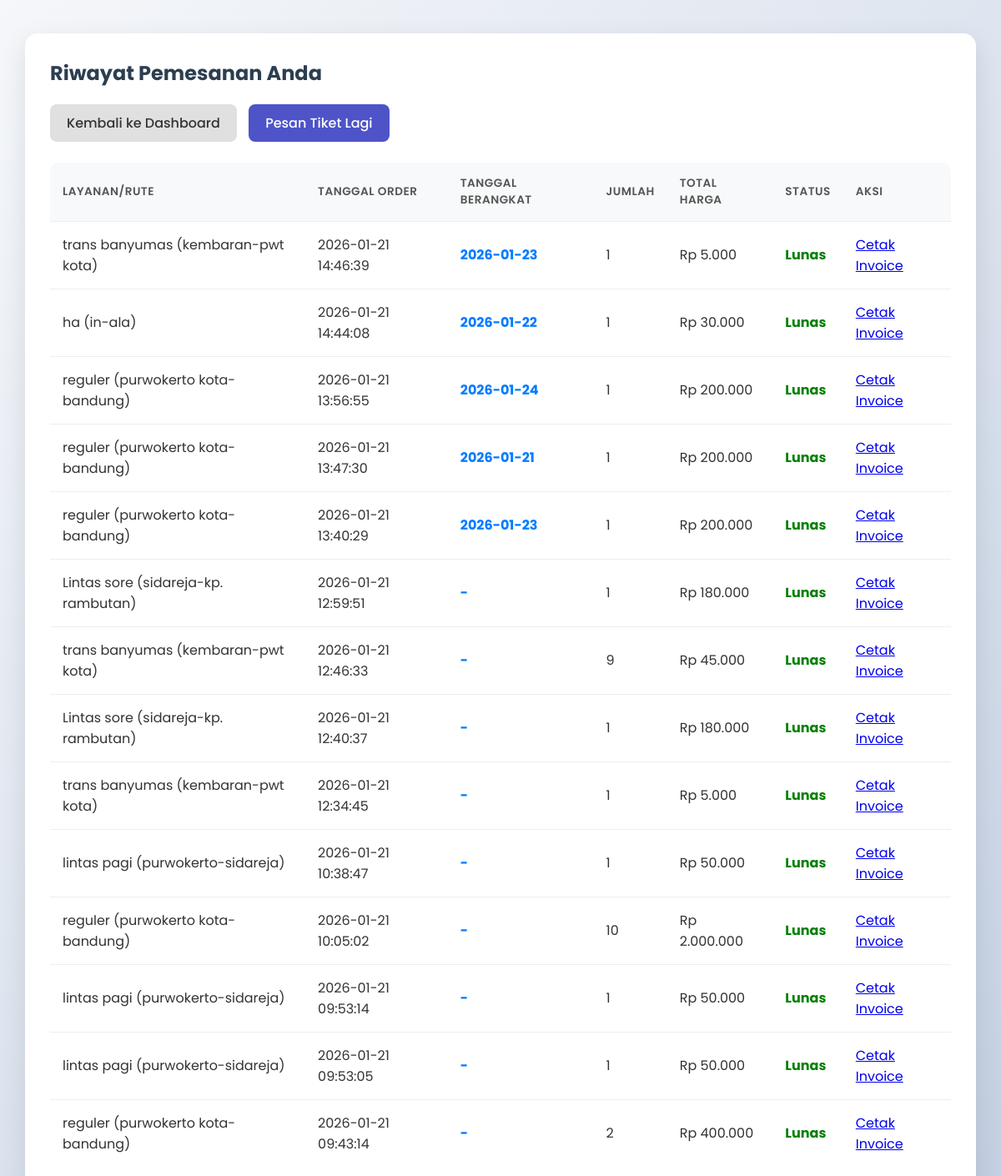
Page /index.php?page=riwayat (signed in) on the committed database.
### tables this page shows
CREATE TABLE `tb_pemesanan` (
  `id` int(11) NOT NULL,
  `user_id` int(11) NOT NULL,
  `layanan_id` int(11) NOT NULL,
  `tanggal_jadwal` date DEFAULT NULL,
  `tanggal_pemesanan` datetime DEFAULT current_timestamp(),
  `jumlah_tiket` int(11) NOT NULL,
  `total_harga` decimal(10,2) NOT NULL,
  `status_pemesanan` enum('pending','menunggu_konfirmasi','dibayar','batal') DEFAULT 'pending'
);

### app/Config/Database.php (called while the page is built, shortened)
<?php
class Database {
    private $host = 'localhost';
    private $db_name = 'db_travel_booking';
    private $username = 'root';
    private $password = '';
    private $conn;
    private static $instance = null;
    private function __construct() {
        try {
            $dsn = "mysql:host=" . $this->host . ";dbname=" . $this->db_name;
            $this->conn = new PDO($dsn, $this->username, $this->password);
            $this->conn->setAttribute(PDO::ATTR_ERRMODE, PDO::ERRMODE_EXCEPTION);
            $this->conn->setAttribute(PDO::ATTR_DEFAULT_FETCH_MODE, PDO::FETCH_ASSOC);
        } catch(PDOException $e) {
            die("Connection Error: " . $e->getMessage());
        }
    }
    public static function getInstance() {
        if (self::$instance == null) {
            self::$instance = new Database();
        }
        return self::$instance;
    }
    public function getConnection() {
        return $this->conn;
    }
}

### app/Classes/Auth.php (called while the page is built, shortened)
<?php
class Auth {
    public static function check() {
        return isset($_SESSION['user_id']);
    }
    public static function user() {
        if (self::check()) {
            return [
                'id' => $_SESSION['user_id'],
                'username' => $_SESSION['username'] ?? '',
                'role' => $_SESSION['role'],
                'nama' => $_SESSION['nama_lengkap'] ?? ($_SESSION['nama'] ?? 'User'),
                'nama_lengkap' => $_SESSION['nama_lengkap'] ?? ($_SESSION['nama'] ?? 'User')
            ];
        }
        return null;
    }
}

### app/Classes/Pemesanan.php (called while the page is built, shortened)
<?php
class Pemesanan extends BaseModel implements ICrud {
    public function index() {
        $user = Auth::user();
        if ($user['role'] == 'pelanggan') {
            $sql = "SELECT p.*, l.nama_layanan, l.rute_asal, l.rute_tujuan, u.nama_lengkap as pemesan
                    FROM tb_pemesanan p
                    JOIN master_layanan l ON p.layanan_id = l.id
                    JOIN master_user u ON p.user_id = u.id
                    WHERE p.user_id = :uid ORDER BY p.tanggal_pemesanan DESC";
            $stmt = $this->db->prepare($sql);
            $stmt->execute(['uid' => $user['id']]);
        }
        $results = $stmt->fetchAll(PDO::FETCH_ASSOC);
        $bookings = [];
        foreach ($results as $row) {
             $item = new \stdClass();
             $item->id = $row['id'];
             $item->layanan = $row['nama_layanan'] . " (" . $row['rute_asal'] . "-" . $row['rute_tujuan'] . ")";
             $item->pemesan = isset($row['pemesan']) ? $row['pemesan'] : 'Saya';
             $item->pemesan = isset($row['pemesan']) ? $row['pemesan'] : 'Saya';
             $item->tanggal_pesan = $row['tanggal_pemesanan'];
             $item->tanggal_jadwal = isset($row['tanggal_jadwal']) ? $row['tanggal_jadwal'] : '-';
             $item->jumlah = $row['jumlah_tiket'];
             $item->total = $row['total_harga'];
             $item->status = $row['status_pemesanan'];
             $bookings[] = $item;
        }
        return $bookings;
    }
}

### app/Classes/BaseModel.php (called while the page is built, shortened)
<?php
class BaseModel {
    public function __construct() {
        $this->db = Database::getInstance()->getConnection();
    }
}

### app/Views/booking/history.php (the view, shortened to what this page needs)
<?php
$pemesananModel = new Pemesanan();
$myBookings = $pemesananModel->index();
?>
<div class="container">
    <h2>Riwayat Pemesanan Anda</h2>
    <div style="margin-bottom: 20px;">
        <a href="index.php?page=dashboard" class="button-link">Kembali ke Dashboard</a>
        <a href="index.php?page=booking" class="button-link primary">Pesan Tiket Lagi</a>
    </div>
    <table>
        <thead>
            <tr>
                <th>Layanan/Rute</th>
                <th>Tanggal Order</th>
                <th>Tanggal Berangkat</th>
                <th>Jumlah</th>
                <th>Total Harga</th>
                <th>Status</th>
                <th>Aksi</th>
            </tr>
        </thead>
        <tbody>
            <?php foreach ($myBookings as $b): ?>
            <tr>
                <td><?= $b->layanan ?></td>
                <td><?= $b->tanggal_pesan ?></td>
                <td><span style="font-weight: bold; color: #007bff;"><?= $b->tanggal_jadwal ?></span></td>
                <td><?= $b->jumlah ?></td>
                <td>Rp <?= number_format($b->total, 0, ',', '.') ?></td>
                <td>
                    <?php if ($b->status == 'pending'): ?>
                        <span style="color: orange; font-weight: bold;">Belum Bayar</span>
                         <br><small>Pilih Metode Bayar dibawah</small>
                    <?php elseif ($b->status == 'menunggu_konfirmasi'): ?>
                        <span style="color: blue; font-weight: bold;">Menunggu Konfirmasi</span>
                    <?php elseif ($b->status == 'dibayar'): ?>
                        <span style="color: green; font-weight: bold;">Lunas</span>
                    <?php else: ?>
                        <span style="color: red; font-weight: bold;">Batal</span>
                    <?php endif; ?>
                </td>
                <td>
                    <?php if ($b->status == 'pending'): ?>
                        <form method="POST" enctype="multipart/form-data" style="margin-bottom: 5px;">
                            <input type="hidden" name="action" value="upload">
                            <input type="hidden" name="pemesanan_id" value="<?= $b->id ?>">
                            <input type="hidden" name="total" value="<?= $b->total ?>">
                            <input type="file" name="bukti" required style="width: 150px;" accept="image/*">
                            <button type="submit" style="font-size: 10px;">Upload Bukti</button>
                        </form>
                        <form method="POST" onsubmit="return confirm('Bayar Cash di Lokasi?')">
                            <input type="hidden" name="action" value="cash">
                            <input type="hidden" name="pemesanan_id" value="<?= $b->id ?>">
                            <input type="hidden" name="total" value="<?= $b->total ?>">
                            <button type="submit" style="font-size: 10px; background: grey;">Bayar Cash</button>
                        </form>
                    <?php elseif ($b->status == 'dibayar'): ?>
                        <a href="index.php?page=invoice&id=<?= $b->id ?>" target="_blank">Cetak Invoice</a>
                    <?php else: ?>
                        -
                    <?php endif; ?>
                </td>
            </tr>
            <?php endforeach; ?>
        </tbody>
    </table>
</div>

### public/css/style.css (style rules this page uses)
:root { --primary: #4e54c8; --secondary: #8f94fb; --accent: #ff6b6b; --bg-color: #f0f2f5; --text-color: #333; --sidebar-width: 250px; --white: #ffffff; --shadow: 0 4px 15px rgba(0, 0, 0, 0.05); }
body { font-family: 'Poppins', sans-serif; background: linear-gradient(135deg, #f5f7fa 0%, #c3cfe2 100%); background-attachment: fixed; margin: 0; padding: 0; color: var(--text-color); }
.container { width: 90%; margin: 40px auto; max-width: 1200px; background: var(--white); padding: 30px; border-radius: 15px; box-shadow: 0 10px 30px rgba(0, 0, 0, 0.1); }
h1, h2, h3 { color: #2c3e50; margin-top: 0; }
.button-link { display: inline-block; padding: 10px 20px; background: #e0e0e0; text-decoration: none; color: #333; border-radius: 8px; margin-right: 10px; font-weight: 500; transition: 0.3s; }
.button-link.primary { background: var(--primary); color: white; }
table { width: 100%; border-collapse: separate; border-spacing: 0; margin-top: 25px; border-radius: 10px; overflow: hidden; }
th, td { padding: 15px; text-align: left; border-bottom: 1px solid #eee; }
th { background-color: #f8f9fa; color: #555; font-weight: 600; text-transform: uppercase; font-size: 0.85em; letter-spacing: 0.5px; }
tr:last-child td { border-bottom: none; }

### rows in the picture
tb_pemesanan: layanan "trans banyumas (kembaran-pwt kota)", tanggal_pemesanan "2026-01-21 14:46:39", tanggal_jadwal "2026-01-23", jumlah_tiket "1", total_harga "5.000", status_pemesanan "Lunas"
tb_pemesanan: layanan "ha (in-ala)", tanggal_pemesanan "2026-01-21 14:44:08", tanggal_jadwal "2026-01-22", jumlah_tiket "1", total_harga "30.000", status_pemesanan "Lunas"
tb_pemesanan: layanan "reguler (purwokerto kota-bandung)", tanggal_pemesanan "2026-01-21 13:56:55", tanggal_jadwal "2026-01-24", jumlah_tiket "1", total_harga "200.000", status_pemesanan "Lunas"
tb_pemesanan: layanan "reguler (purwokerto kota-bandung)", tanggal_pemesanan "2026-01-21 13:47:30", tanggal_jadwal "2026-01-21", jumlah_tiket "1", total_harga "200.000", status_pemesanan "Lunas"
tb_pemesanan: layanan "reguler (purwokerto kota-bandung)", tanggal_pemesanan "2026-01-21 13:40:29", tanggal_jadwal "2026-01-23", jumlah_tiket "1", total_harga "200.000", status_pemesanan "Lunas"
tb_pemesanan: layanan "Lintas sore (sidareja-kp. rambutan)", tanggal_pemesanan "2026-01-21 12:59:51", tanggal_jadwal "-", jumlah_tiket "1", total_harga "180.000", status_pemesanan "Lunas"
tb_pemesanan: layanan "trans banyumas (kembaran-pwt kota)", tanggal_pemesanan "2026-01-21 12:46:33", tanggal_jadwal "-", jumlah_tiket "9", total_harga "45.000", status_pemesanan "Lunas"
tb_pemesanan: layanan "Lintas sore (sidareja-kp. rambutan)", tanggal_pemesanan "2026-01-21 12:40:37", tanggal_jadwal "-", jumlah_tiket "1", total_harga "180.000", status_pemesanan "Lunas"
tb_pemesanan: layanan "trans banyumas (kembaran-pwt kota)", tanggal_pemesanan "2026-01-21 12:34:45", tanggal_jadwal "-", jumlah_tiket "1", total_harga "5.000", status_pemesanan "Lunas"
tb_pemesanan: layanan "lintas pagi (purwokerto-sidareja)", tanggal_pemesanan "2026-01-21 10:38:47", tanggal_jadwal "-", jumlah_tiket "1", total_harga "50.000", status_pemesanan "Lunas"
tb_pemesanan: layanan "reguler (purwokerto kota-bandung)", tanggal_pemesanan "2026-01-21 10:05:02", tanggal_jadwal "-", jumlah_tiket "10", total_harga "2.000.000", status_pemesanan "Lunas"
tb_pemesanan: layanan "lintas pagi (purwokerto-sidareja)", tanggal_pemesanan "2026-01-21 09:53:14", tanggal_jadwal "-", jumlah_tiket "1", total_harga "50.000", status_pemesanan "Lunas"
tb_pemesanan: layanan "lintas pagi (purwokerto-sidareja)", tanggal_pemesanan "2026-01-21 09:53:05", tanggal_jadwal "-", jumlah_tiket "1", total_harga "50.000", status_pemesanan "Lunas"
tb_pemesanan: layanan "reguler (purwokerto kota-bandung)", tanggal_pemesanan "2026-01-21 09:43:14", tanggal_jadwal "-", jumlah_tiket "2", total_harga "400.000", status_pemesanan "Lunas"
